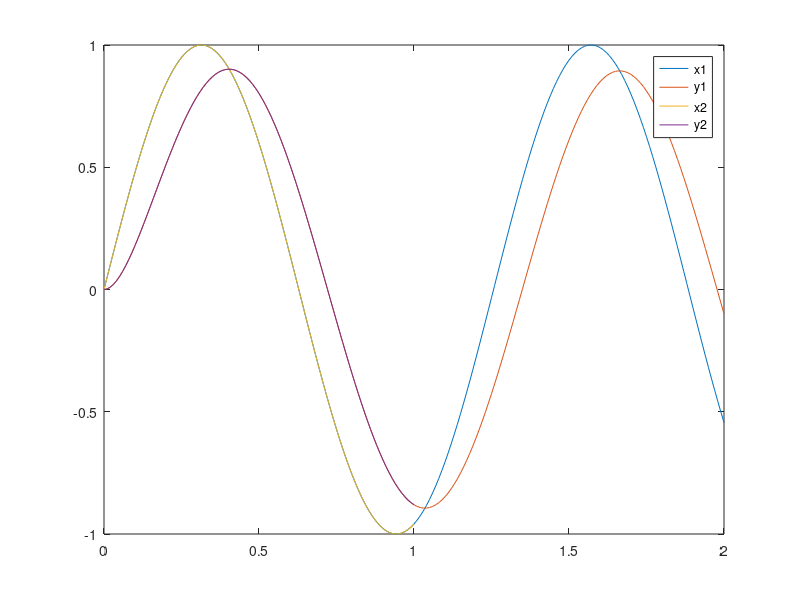
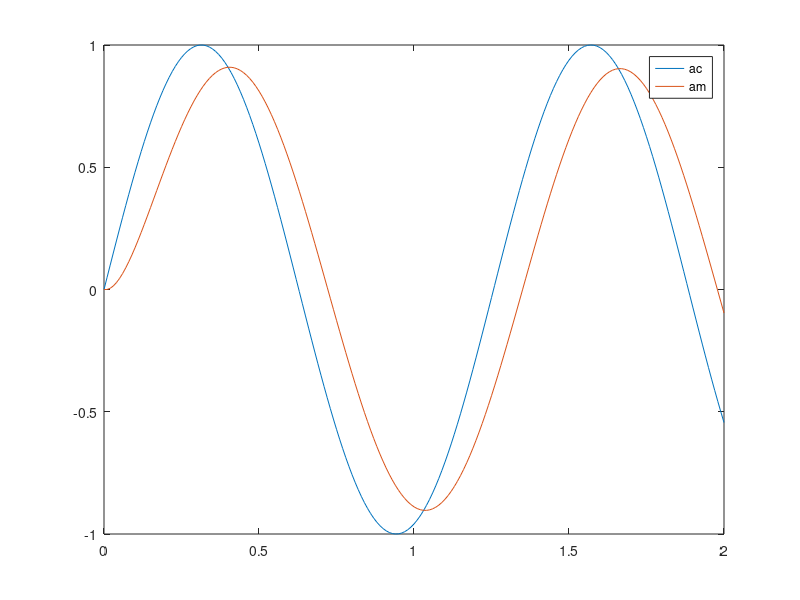

MATLAB code to generate these figures, in order:
tau = 0.1; dt = 0.01;
pilot_tf = tf(1,[tau,1]);
t1 = 0:0.01:2; % t_out = 0:0.005:1;
x1 = sin(5*t1);
y1 = lsim(pilot_tf,x1,t1);
t2 = 0:0.01:1;
x2 = sin(5*t2);
y2 = lsim(pilot_tf,x2,t2);
figure(1)
plot(t1,x1,t1,y1,t2,x2,t2,y2);
legend('x1','y1','x2','y2');

tau = 0.1; dt = 0.01;
t = 0:dt:2;
am = zeros(size(t)); ac = zeros(size(t));
for k = 1:numel(t)
    ac(k) = sin(5*t(k));
    if k < numel(t)
        am(k+1) = (tau-dt)/tau*am(k) + dt/tau*ac(k);
    end
%     if k > 1
%         am(k) = tau/(tau+dt)*am(k-1) + dt/(tau+dt)*ac(k);
%     end
end
figure(2)
plot(t,ac,t,am);
legend('ac','am')
    